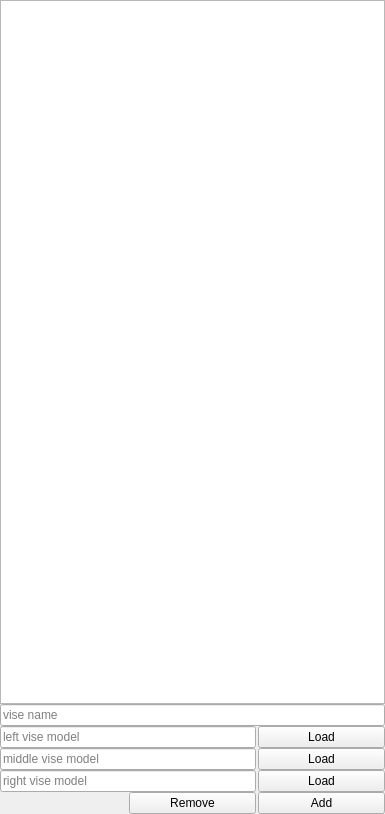
<?xml version="1.0" encoding="UTF-8"?>
<ui version="4.0">
 <class>ViseConfig</class>
 <widget class="QWidget" name="ViseConfig">
  <property name="geometry">
   <rect>
    <x>0</x>
    <y>0</y>
    <width>385</width>
    <height>814</height>
   </rect>
  </property>
  <layout class="QGridLayout" name="gridLayout" rowstretch="0,0,0,0,0" columnstretch="0,0">
   <property name="leftMargin">
    <number>0</number>
   </property>
   <property name="topMargin">
    <number>0</number>
   </property>
   <property name="rightMargin">
    <number>0</number>
   </property>
   <property name="bottomMargin">
    <number>0</number>
   </property>
   <property name="horizontalSpacing">
    <number>2</number>
   </property>
   <property name="verticalSpacing">
    <number>0</number>
   </property>
      <item row="4" column="0" colspan="2">
       <widget class="QLineEdit" name="rightVise">
        <property name="placeholderText">
         <string>right vise model</string>
        </property>
       </widget>
      </item>
      <item row="2" column="2">
       <widget class="QPushButton" name="pbLeftOpen">
        <property name="text">
         <string>Load</string>
        </property>
       </widget>
      </item>
      <item row="1" column="0" colspan="3">
       <widget class="QLineEdit" name="viseName">
        <property name="placeholderText">
         <string>vise name</string>
        </property>
       </widget>
      </item>
      <item row="5" column="1">
       <widget class="QPushButton" name="pbRemoveVise">
        <property name="text">
         <string>Remove</string>
        </property>
       </widget>
      </item>
      <item row="5" column="2">
       <widget class="QPushButton" name="pbAddVise">
        <property name="text">
         <string>Add</string>
        </property>
       </widget>
      </item>
      <item row="2" column="0" colspan="2">
       <widget class="QLineEdit" name="leftVise">
        <property name="readOnly">
         <bool>true</bool>
        </property>
        <property name="placeholderText">
         <string>left vise model</string>
        </property>
       </widget>
      </item>
      <item row="4" column="2">
       <widget class="QPushButton" name="pbRightOpen">
        <property name="text">
         <string>Load</string>
        </property>
       </widget>
      </item>
      <item row="3" column="0" colspan="2">
       <widget class="QLineEdit" name="middleVise">
        <property name="placeholderText">
         <string>middle vise model</string>
        </property>
       </widget>
      </item>
      <item row="3" column="2">
       <widget class="QPushButton" name="pbMidOpen">
        <property name="text">
         <string>Load</string>
        </property>
       </widget>
      </item>
      <item row="0" column="0" colspan="3">
       <widget class="QListView" name="lstVise"/>
      </item>
  </layout>
 </widget>
 <resources/>
 <connections/>
</ui>
